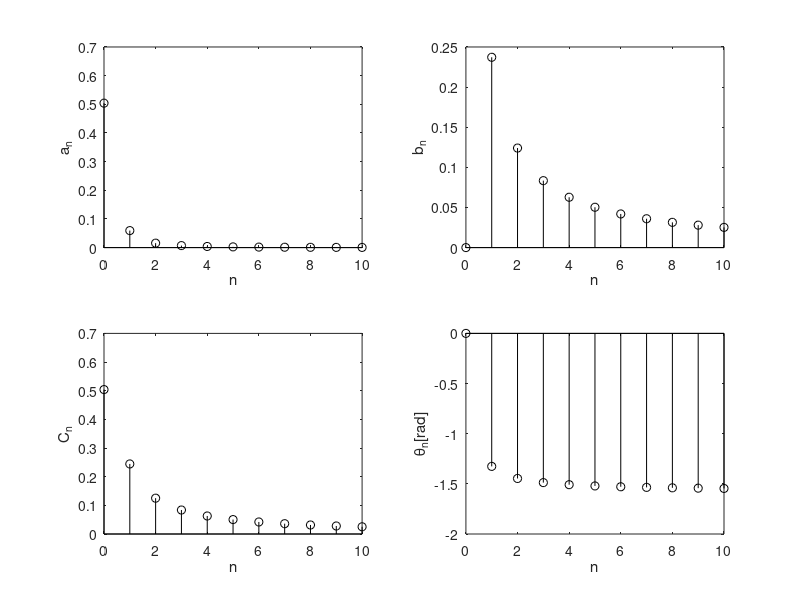

Recreate this plot in MATLAB.
n = 1:10;
a_n(1) = 0.504;
a_n(n+1) = 0.504*2./(1+16*n.^2);
b_n(1) = 0;
b_n(n+1) = 0.504*8*n./(1+16*n.^2);
C_n(1) = a_n(1);
C_n(n+1)= sqrt(a_n(n+1).^2+b_n(n+1).^2);
theta_n(1) = 0;
theta_n(n+1) = atan2(-b_n(n+1),a_n(n+1));
n = [0,n];
clf;
subplot(2,2,1);
stem(n,a_n,'k');ylabel('a_n');xlabel('n');
subplot(2,2,2);
stem(n,b_n,'k');ylabel('b_n');xlabel('n');
subplot(2,2,3);
stem(n,C_n,'k');ylabel('C_n');xlabel('n');
subplot(2,2,4);
stem(n,theta_n,'k');ylabel('\theta_n[rad]');xlabel('n');